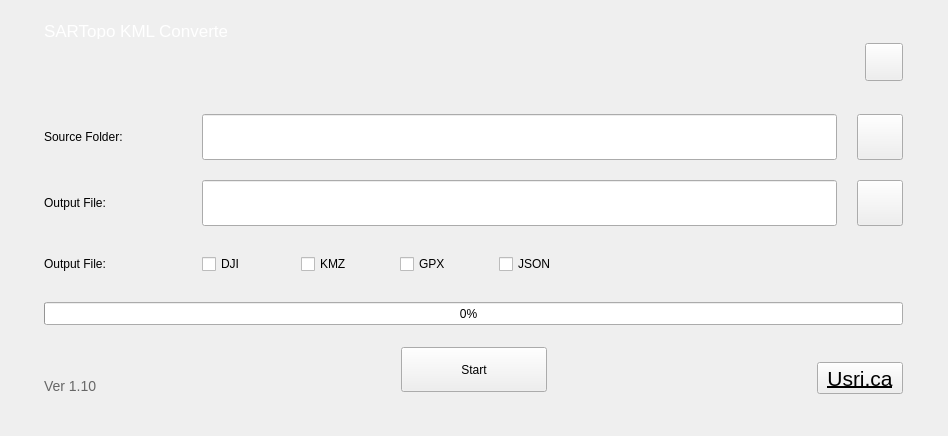
<?xml version="1.0" encoding="UTF-8"?>
<ui version="4.0">
 <class>SARTopoKMLConverter</class>
 <widget class="QMainWindow" name="SARTopoKMLConverter">
  <property name="geometry">
   <rect>
    <x>0</x>
    <y>0</y>
    <width>948</width>
    <height>436</height>
   </rect>
  </property>
  <property name="windowTitle">
   <string>SARTopoKMLConveter</string>
  </property>
  <widget class="QWidget" name="centralwidget">
   <layout class="QVBoxLayout" name="verticalLayout_3">
    <property name="spacing">
     <number>0</number>
    </property>
    <property name="leftMargin">
     <number>44</number>
    </property>
    <property name="topMargin">
     <number>22</number>
    </property>
    <property name="rightMargin">
     <number>45</number>
    </property>
    <property name="bottomMargin">
     <number>42</number>
    </property>
    <item>
     <widget class="QWidget" name="vlHeader" native="true">
      <layout class="QVBoxLayout" name="headerLayout">
       <property name="spacing">
        <number>4</number>
       </property>
       <property name="leftMargin">
        <number>0</number>
       </property>
       <property name="topMargin">
        <number>0</number>
       </property>
       <property name="rightMargin">
        <number>0</number>
       </property>
       <property name="bottomMargin">
        <number>0</number>
       </property>
       <item>
        <widget class="QLabel" name="lblTitle">
         <property name="minimumSize">
          <size>
           <width>0</width>
           <height>17</height>
          </size>
         </property>
         <property name="maximumSize">
          <size>
           <width>183</width>
           <height>17</height>
          </size>
         </property>
         <property name="palette">
          <palette>
           <active>
            <colorrole role="WindowText">
             <brush brushstyle="SolidPattern">
              <color alpha="255">
               <red>255</red>
               <green>255</green>
               <blue>255</blue>
              </color>
             </brush>
            </colorrole>
           </active>
           <inactive>
            <colorrole role="WindowText">
             <brush brushstyle="SolidPattern">
              <color alpha="255">
               <red>255</red>
               <green>255</green>
               <blue>255</blue>
              </color>
             </brush>
            </colorrole>
           </inactive>
           <disabled>
            <colorrole role="WindowText">
             <brush brushstyle="SolidPattern">
              <color alpha="255">
               <red>120</red>
               <green>120</green>
               <blue>120</blue>
              </color>
             </brush>
            </colorrole>
           </disabled>
          </palette>
         </property>
         <property name="font">
          <font>
           <pointsize>13</pointsize>
          </font>
         </property>
         <property name="text">
          <string>SARTopo KML Converter</string>
         </property>
        </widget>
       </item>
       <item>
        <widget class="QWidget" name="hlHeader2_2" native="true">
         <layout class="QHBoxLayout" name="hlHeader2">
          <property name="spacing">
           <number>631</number>
          </property>
          <property name="leftMargin">
           <number>0</number>
          </property>
          <property name="topMargin">
           <number>0</number>
          </property>
          <property name="rightMargin">
           <number>0</number>
          </property>
          <property name="bottomMargin">
           <number>0</number>
          </property>
          <item>
           <widget class="QLabel" name="lblLogo">
            <property name="enabled">
             <bool>true</bool>
            </property>
            <property name="minimumSize">
             <size>
              <width>190</width>
              <height>32</height>
             </size>
            </property>
            <property name="maximumSize">
             <size>
              <width>190</width>
              <height>32</height>
             </size>
            </property>
            <property name="text">
             <string/>
            </property>
            <property name="pixmap">
             <pixmap>assets/g2/usr.png</pixmap>
            </property>
            <property name="scaledContents">
             <bool>true</bool>
            </property>
           </widget>
          </item>
          <item>
           <widget class="QPushButton" name="btnClose">
            <property name="minimumSize">
             <size>
              <width>38</width>
              <height>38</height>
             </size>
            </property>
            <property name="maximumSize">
             <size>
              <width>38</width>
              <height>38</height>
             </size>
            </property>
            <property name="text">
             <string/>
            </property>
            <property name="icon">
             <iconset>
              <normaloff>assets/cross.png</normaloff>assets/cross.png</iconset>
            </property>
            <property name="iconSize">
             <size>
              <width>15</width>
              <height>15</height>
             </size>
            </property>
           </widget>
          </item>
         </layout>
        </widget>
       </item>
      </layout>
     </widget>
    </item>
    <item>
     <widget class="QWidget" name="vlMain" native="true">
      <layout class="QVBoxLayout" name="mainLayout">
       <property name="spacing">
        <number>20</number>
       </property>
       <property name="leftMargin">
        <number>0</number>
       </property>
       <property name="topMargin">
        <number>33</number>
       </property>
       <property name="rightMargin">
        <number>0</number>
       </property>
       <property name="bottomMargin">
        <number>0</number>
       </property>
       <item>
        <widget class="QWidget" name="hlSource_2" native="true">
         <layout class="QHBoxLayout" name="hlSource">
          <property name="spacing">
           <number>20</number>
          </property>
          <property name="leftMargin">
           <number>0</number>
          </property>
          <property name="topMargin">
           <number>0</number>
          </property>
          <property name="rightMargin">
           <number>0</number>
          </property>
          <property name="bottomMargin">
           <number>0</number>
          </property>
          <item>
           <widget class="QLabel" name="lblSource">
            <property name="minimumSize">
             <size>
              <width>138</width>
              <height>0</height>
             </size>
            </property>
            <property name="maximumSize">
             <size>
              <width>138</width>
              <height>16777215</height>
             </size>
            </property>
            <property name="lineWidth">
             <number>1</number>
            </property>
            <property name="text">
             <string>Source Folder:</string>
            </property>
           </widget>
          </item>
          <item>
           <widget class="QLineEdit" name="txtSource">
            <property name="minimumSize">
             <size>
              <width>635</width>
              <height>46</height>
             </size>
            </property>
            <property name="maximumSize">
             <size>
              <width>635</width>
              <height>46</height>
             </size>
            </property>
           </widget>
          </item>
          <item>
           <widget class="QPushButton" name="btnChooseSource">
            <property name="minimumSize">
             <size>
              <width>46</width>
              <height>46</height>
             </size>
            </property>
            <property name="maximumSize">
             <size>
              <width>46</width>
              <height>46</height>
             </size>
            </property>
            <property name="text">
             <string/>
            </property>
            <property name="icon">
             <iconset>
              <normaloff>assets/folder2.png</normaloff>assets/folder2.png</iconset>
            </property>
            <property name="iconSize">
             <size>
              <width>15</width>
              <height>15</height>
             </size>
            </property>
           </widget>
          </item>
         </layout>
        </widget>
       </item>
       <item>
        <widget class="QWidget" name="hlOutput_2" native="true">
         <layout class="QHBoxLayout" name="hlOutput">
          <property name="spacing">
           <number>20</number>
          </property>
          <property name="leftMargin">
           <number>0</number>
          </property>
          <property name="topMargin">
           <number>0</number>
          </property>
          <property name="rightMargin">
           <number>0</number>
          </property>
          <property name="bottomMargin">
           <number>0</number>
          </property>
          <item>
           <widget class="QLabel" name="lblOutput">
            <property name="minimumSize">
             <size>
              <width>138</width>
              <height>0</height>
             </size>
            </property>
            <property name="maximumSize">
             <size>
              <width>138</width>
              <height>16777215</height>
             </size>
            </property>
            <property name="text">
             <string>Output File:</string>
            </property>
           </widget>
          </item>
          <item>
           <widget class="QLineEdit" name="txtOutputFile">
            <property name="minimumSize">
             <size>
              <width>635</width>
              <height>46</height>
             </size>
            </property>
            <property name="maximumSize">
             <size>
              <width>635</width>
              <height>46</height>
             </size>
            </property>
           </widget>
          </item>
          <item>
           <widget class="QPushButton" name="btnChooseOutput">
            <property name="minimumSize">
             <size>
              <width>46</width>
              <height>46</height>
             </size>
            </property>
            <property name="maximumSize">
             <size>
              <width>46</width>
              <height>46</height>
             </size>
            </property>
            <property name="text">
             <string/>
            </property>
            <property name="icon">
             <iconset>
              <normaloff>assets/folder2.png</normaloff>assets/folder2.png</iconset>
            </property>
            <property name="iconSize">
             <size>
              <width>15</width>
              <height>15</height>
             </size>
            </property>
           </widget>
          </item>
         </layout>
        </widget>
       </item>
       <item>
        <widget class="QWidget" name="hlOutputOptions" native="true">
         <layout class="QHBoxLayout" name="hlOptions">
          <property name="spacing">
           <number>20</number>
          </property>
          <property name="leftMargin">
           <number>0</number>
          </property>
          <property name="topMargin">
           <number>0</number>
          </property>
          <property name="rightMargin">
           <number>0</number>
          </property>
          <property name="bottomMargin">
           <number>0</number>
          </property>
          <item>
           <widget class="QLabel" name="lblOutputoption">
            <property name="minimumSize">
             <size>
              <width>138</width>
              <height>0</height>
             </size>
            </property>
            <property name="maximumSize">
             <size>
              <width>138</width>
              <height>16777215</height>
             </size>
            </property>
            <property name="text">
             <string>Output File:</string>
            </property>
           </widget>
          </item>
          <item>
           <widget class="QWidget" name="hlOptions_2" native="true">
            <layout class="QHBoxLayout" name="horizontalLayout_12">
             <property name="spacing">
              <number>15</number>
             </property>
             <property name="leftMargin">
              <number>0</number>
             </property>
             <property name="topMargin">
              <number>0</number>
             </property>
             <property name="rightMargin">
              <number>0</number>
             </property>
             <property name="bottomMargin">
              <number>0</number>
             </property>
             <item>
              <widget class="QCheckBox" name="btnDJI">
               <property name="minimumSize">
                <size>
                 <width>84</width>
                 <height>36</height>
                </size>
               </property>
               <property name="maximumSize">
                <size>
                 <width>84</width>
                 <height>36</height>
                </size>
               </property>
               <property name="text">
                <string>DJI</string>
               </property>
              </widget>
             </item>
             <item>
              <widget class="QCheckBox" name="btnKMZ">
               <property name="minimumSize">
                <size>
                 <width>84</width>
                 <height>36</height>
                </size>
               </property>
               <property name="maximumSize">
                <size>
                 <width>84</width>
                 <height>36</height>
                </size>
               </property>
               <property name="text">
                <string>KMZ</string>
               </property>
              </widget>
             </item>
             <item>
              <widget class="QCheckBox" name="btnGPX">
               <property name="minimumSize">
                <size>
                 <width>84</width>
                 <height>36</height>
                </size>
               </property>
               <property name="maximumSize">
                <size>
                 <width>84</width>
                 <height>36</height>
                </size>
               </property>
               <property name="text">
                <string>GPX</string>
               </property>
              </widget>
             </item>
             <item>
              <widget class="QCheckBox" name="btnJSON">
               <property name="minimumSize">
                <size>
                 <width>84</width>
                 <height>36</height>
                </size>
               </property>
               <property name="maximumSize">
                <size>
                 <width>84</width>
                 <height>36</height>
                </size>
               </property>
               <property name="text">
                <string>JSON</string>
               </property>
              </widget>
             </item>
             <item>
              <spacer name="optionSpacer">
               <property name="orientation">
                <enum>Qt::Horizontal</enum>
               </property>
               <property name="sizeHint" stdset="0">
                <size>
                 <width>40</width>
                 <height>20</height>
                </size>
               </property>
              </spacer>
             </item>
            </layout>
           </widget>
          </item>
         </layout>
        </widget>
       </item>
       <item>
        <widget class="QWidget" name="hlProgress_2" native="true">
         <layout class="QHBoxLayout" name="hlProgress">
          <property name="leftMargin">
           <number>0</number>
          </property>
          <property name="topMargin">
           <number>0</number>
          </property>
          <property name="rightMargin">
           <number>0</number>
          </property>
          <property name="bottomMargin">
           <number>0</number>
          </property>
          <item>
           <widget class="QProgressBar" name="progressBar">
            <property name="minimumSize">
             <size>
              <width>0</width>
              <height>23</height>
             </size>
            </property>
            <property name="maximumSize">
             <size>
              <width>16777215</width>
              <height>23</height>
             </size>
            </property>
            <property name="value">
             <number>0</number>
            </property>
            <property name="textVisible">
             <bool>true</bool>
            </property>
            <property name="format">
             <string>%p%   </string>
            </property>
           </widget>
          </item>
         </layout>
        </widget>
       </item>
       <item>
        <widget class="QWidget" name="hlFooter_2" native="true">
         <layout class="QHBoxLayout" name="hlFooter" stretch="100,40,100">
          <property name="spacing">
           <number>0</number>
          </property>
          <property name="leftMargin">
           <number>0</number>
          </property>
          <property name="topMargin">
           <number>0</number>
          </property>
          <property name="rightMargin">
           <number>0</number>
          </property>
          <property name="bottomMargin">
           <number>0</number>
          </property>
          <item>
           <widget class="QWidget" name="vlVersion" native="true">
            <layout class="QVBoxLayout" name="verticalLayout">
             <property name="spacing">
              <number>0</number>
             </property>
             <property name="leftMargin">
              <number>0</number>
             </property>
             <property name="topMargin">
              <number>0</number>
             </property>
             <property name="rightMargin">
              <number>0</number>
             </property>
             <property name="bottomMargin">
              <number>0</number>
             </property>
             <item>
              <widget class="QLabel" name="label">
               <property name="font">
                <font>
                 <pointsize>-1</pointsize>
                </font>
               </property>
               <property name="styleSheet">
                <string notr="true">font-size:14px; 
color: #676767; 
text-align: bottom left;</string>
               </property>
               <property name="text">
                <string>Ver 1.10</string>
               </property>
               <property name="alignment">
                <set>Qt::AlignBottom|Qt::AlignLeading|Qt::AlignLeft</set>
               </property>
              </widget>
             </item>
            </layout>
           </widget>
          </item>
          <item>
           <widget class="QPushButton" name="btnStart">
            <property name="minimumSize">
             <size>
              <width>146</width>
              <height>45</height>
             </size>
            </property>
            <property name="maximumSize">
             <size>
              <width>146</width>
              <height>45</height>
             </size>
            </property>
            <property name="text">
             <string>Start</string>
            </property>
           </widget>
          </item>
          <item>
           <widget class="QWidget" name="vlLink" native="true">
            <layout class="QVBoxLayout" name="verticalLayout_2">
             <property name="spacing">
              <number>0</number>
             </property>
             <property name="leftMargin">
              <number>0</number>
             </property>
             <property name="topMargin">
              <number>0</number>
             </property>
             <property name="rightMargin">
              <number>0</number>
             </property>
             <property name="bottomMargin">
              <number>0</number>
             </property>
             <item>
              <spacer name="verticalSpacer">
               <property name="orientation">
                <enum>Qt::Vertical</enum>
               </property>
               <property name="sizeHint" stdset="0">
                <size>
                 <width>20</width>
                 <height>40</height>
                </size>
               </property>
              </spacer>
             </item>
             <item>
              <widget class="QWidget" name="hlLink" native="true">
               <layout class="QHBoxLayout" name="horizontalLayout">
                <property name="spacing">
                 <number>0</number>
                </property>
                <property name="leftMargin">
                 <number>0</number>
                </property>
                <property name="topMargin">
                 <number>0</number>
                </property>
                <property name="rightMargin">
                 <number>0</number>
                </property>
                <property name="bottomMargin">
                 <number>0</number>
                </property>
                <item>
                 <spacer name="horizontalSpacer">
                  <property name="orientation">
                   <enum>Qt::Horizontal</enum>
                  </property>
                  <property name="sizeHint" stdset="0">
                   <size>
                    <width>40</width>
                    <height>20</height>
                   </size>
                  </property>
                 </spacer>
                </item>
                <item>
                 <widget class="QToolButton" name="toolButton">
                  <property name="font">
                   <font>
                    <pointsize>16</pointsize>
                    <underline>true</underline>
                   </font>
                  </property>
                  <property name="cursor">
                   <cursorShape>PointingHandCursor</cursorShape>
                  </property>
                  <property name="mouseTracking">
                   <bool>true</bool>
                  </property>
                  <property name="tabletTracking">
                   <bool>true</bool>
                  </property>
                  <property name="text">
                   <string>Usri.ca</string>
                  </property>
                 </widget>
                </item>
               </layout>
              </widget>
             </item>
            </layout>
           </widget>
          </item>
         </layout>
        </widget>
       </item>
      </layout>
     </widget>
    </item>
   </layout>
  </widget>
 </widget>
 <resources>
  <include location="res.qrc"/>
 </resources>
 <connections/>
</ui>
